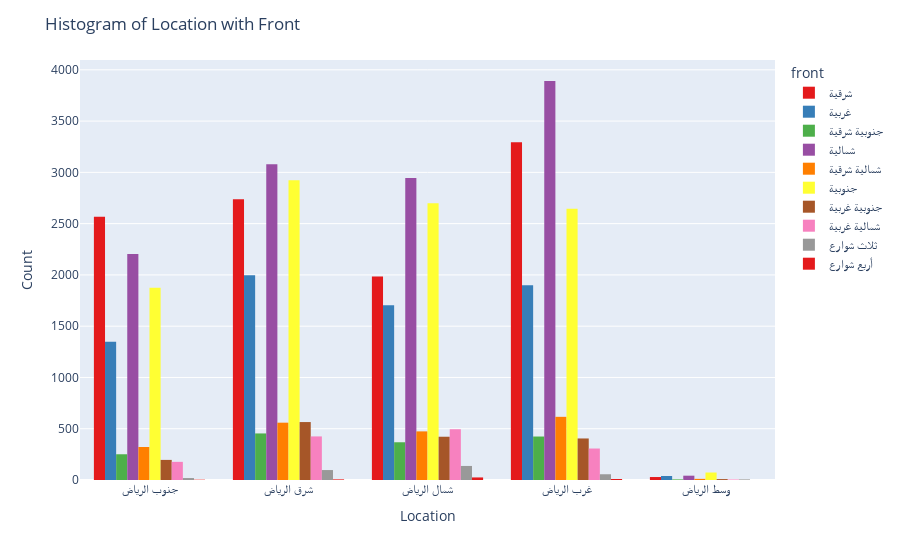

Notebook source saved alongside this figure:
### Code cell
fig = px.histogram(DF, x='location', color='front', barmode='group',
                   color_discrete_sequence=px.colors.qualitative.Set1)

fig.update_layout(title='Histogram of Location with Front',
                  xaxis_title='Location', yaxis_title='Count')

fig.show()

### Figure 1 — Plotly figure (JSON) as saved in the notebook; plotly's stock layout.template omitted (floating-point values rounded to 4 significant figures; data arrays with more than 128 entries replaced by an {"elided": "..."} marker saying what was removed)
{"data": [{"alignmentgroup": "True", "bingroup": "x", "hovertemplate": "front=شرقية<br>location=%{x}<br>count=%{y}<extra></extra>", "legendgroup": "شرقية", "marker": {"color": "rgb(228,26,28)", "pattern": {"shape": ""}}, "name": "شرقية", "offsetgroup": "شرقية", "orientation": "v", "showlegend": true, "type": "histogram", "x": {"elided": "10611 str values"}, "xaxis": "x", "yaxis": "y"}, {"alignmentgroup": "True", "bingroup": "x", "hovertemplate": "front=غربية<br>location=%{x}<br>count=%{y}<extra></extra>", "legendgroup": "غربية", "marker": {"color": "rgb(55,126,184)", "pattern": {"shape": ""}}, "name": "غربية", "offsetgroup": "غربية", "orientation": "v", "showlegend": true, "type": "histogram", "x": {"elided": "6985 str values"}, "xaxis": "x", "yaxis": "y"}, {"alignmentgroup": "True", "bingroup": "x", "hovertemplate": "front=جنوبية شرقية<br>location=%{x}<br>count=%{y}<extra></extra>", "legendgroup": "جنوبية شرقية", "marker": {"color": "rgb(77,175,74)", "pattern": {"shape": ""}}, "name": "جنوبية شرقية", "offsetgroup": "جنوبية شرقية", "orientation": "v", "showlegend": true, "type": "histogram", "x": {"elided": "1503 str values"}, "xaxis": "x", "yaxis": "y"}, {"alignmentgroup": "True", "bingroup": "x", "hovertemplate": "front=شمالية<br>location=%{x}<br>count=%{y}<extra></extra>", "legendgroup": "شمالية", "marker": {"color": "rgb(152,78,163)", "pattern": {"shape": ""}}, "name": "شمالية", "offsetgroup": "شمالية", "orientation": "v", "showlegend": true, "type": "histogram", "x": {"elided": "12160 str values"}, "xaxis": "x", "yaxis": "y"}, {"alignmentgroup": "True", "bingroup": "x", "hovertemplate": "front=شمالية شرقية<br>location=%{x}<br>count=%{y}<extra></extra>", "legendgroup": "شمالية شرقية", "marker": {"color": "rgb(255,127,0)", "pattern": {"shape": ""}}, "name": "شمالية شرقية", "offsetgroup": "شمالية شرقية", "orientation": "v", "showlegend": true, "type": "histogram", "x": {"elided": "1982 str values"}, "xaxis": "x", "yaxis": "y"}, {"alignmentgroup": "True", "bingroup": "x", "hovertemplate": "front=جنوبية<br>location=%{x}<br>count=%{y}<extra></extra>", "legendgroup": "جنوبية", "marker": {"color": "rgb(255,255,51)", "pattern": {"shape": ""}}, "name": "جنوبية", "offsetgroup": "جنوبية", "orientation": "v", "showlegend": true, "type": "histogram", "x": {"elided": "10216 str values"}, "xaxis": "x", "yaxis": "y"}, {"alignmentgroup": "True", "bingroup": "x", "hovertemplate": "front=جنوبية غربية<br>location=%{x}<br>count=%{y}<extra></extra>", "legendgroup": "جنوبية غربية", "marker": {"color": "rgb(166,86,40)", "pattern": {"shape": ""}}, "name": "جنوبية غربية", "offsetgroup": "جنوبية غربية", "orientation": "v", "showlegend": true, "type": "histogram", "x": {"elided": "1597 str values"}, "xaxis": "x", "yaxis": "y"}, {"alignmentgroup": "True", "bingroup": "x", "hovertemplate": "front=شمالية غربية<br>location=%{x}<br>count=%{y}<extra></extra>", "legendgroup": "شمالية غربية", "marker": {"color": "rgb(247,129,191)", "pattern": {"shape": ""}}, "name": "شمالية غربية", "offsetgroup": "شمالية غربية", "orientation": "v", "showlegend": true, "type": "histogram", "x": {"elided": "1409 str values"}, "xaxis": "x", "yaxis": "y"}, {"alignmentgroup": "True", "bingroup": "x", "hovertemplate": "front=ثلاث شوارع<br>location=%{x}<br>count=%{y}<extra></extra>", "legendgroup": "ثلاث شوارع", "marker": {"color": "rgb(153,153,153)", "pattern": {"shape": ""}}, "name": "ثلاث شوارع", "offsetgroup": "ثلاث شوارع", "orientation": "v", "showlegend": true, "type": "histogram", "x": {"elided": "315 str values"}, "xaxis": "x", "yaxis": "y"}, {"alignmentgroup": "True", "bingroup": "x", "hovertemplate": "front=أربع شوارع<br>location=%{x}<br>count=%{y}<extra></extra>", "legendgroup": "أربع شوارع", "marker": {"color": "rgb(228,26,28)", "pattern": {"shape": ""}}, "name": "أربع شوارع", "offsetgroup": "أربع شوارع", "orientation": "v", "showlegend": true, "type": "histogram", "x": ["جنوب الرياض", "جنوب الرياض", "شمال الرياض", "شمال الرياض", "شرق الرياض", "شرق الرياض", "شمال الرياض", "شمال الرياض", "شمال الرياض", "شمال الرياض", "شمال الرياض", "شمال الرياض", "شمال الرياض", "شرق الرياض", "غرب الرياض", "غرب الرياض", "شمال الرياض", "شرق الرياض", "شمال الرياض", "غرب الرياض", "شمال الرياض", "شمال الرياض", "شمال الرياض", "شمال الرياض", "شمال الرياض", "غرب الرياض", "شمال الرياض", "شمال الرياض", "شمال الرياض", "غرب الرياض", "شمال الرياض", "شمال الرياض", "غرب الرياض", "جنوب الرياض", "غرب الرياض", "غرب الرياض", "شرق الرياض", "شمال الرياض", "شمال الرياض", "شرق الرياض", "شمال الرياض", "شمال الرياض", "غرب الرياض", "غرب الرياض"], "xaxis": "x", "yaxis": "y"}], "layout": {"barmode": "group", "legend": {"title": {"text": "front"}, "tracegroupgap": 0}, "margin": {"t": 60}, "title": {"text": "Histogram of Location with Front"}, "xaxis": {"anchor": "y", "domain": [0, 1], "title": {"text": "Location"}}, "yaxis": {"anchor": "x", "domain": [0, 1], "title": {"text": "Count"}}}}
